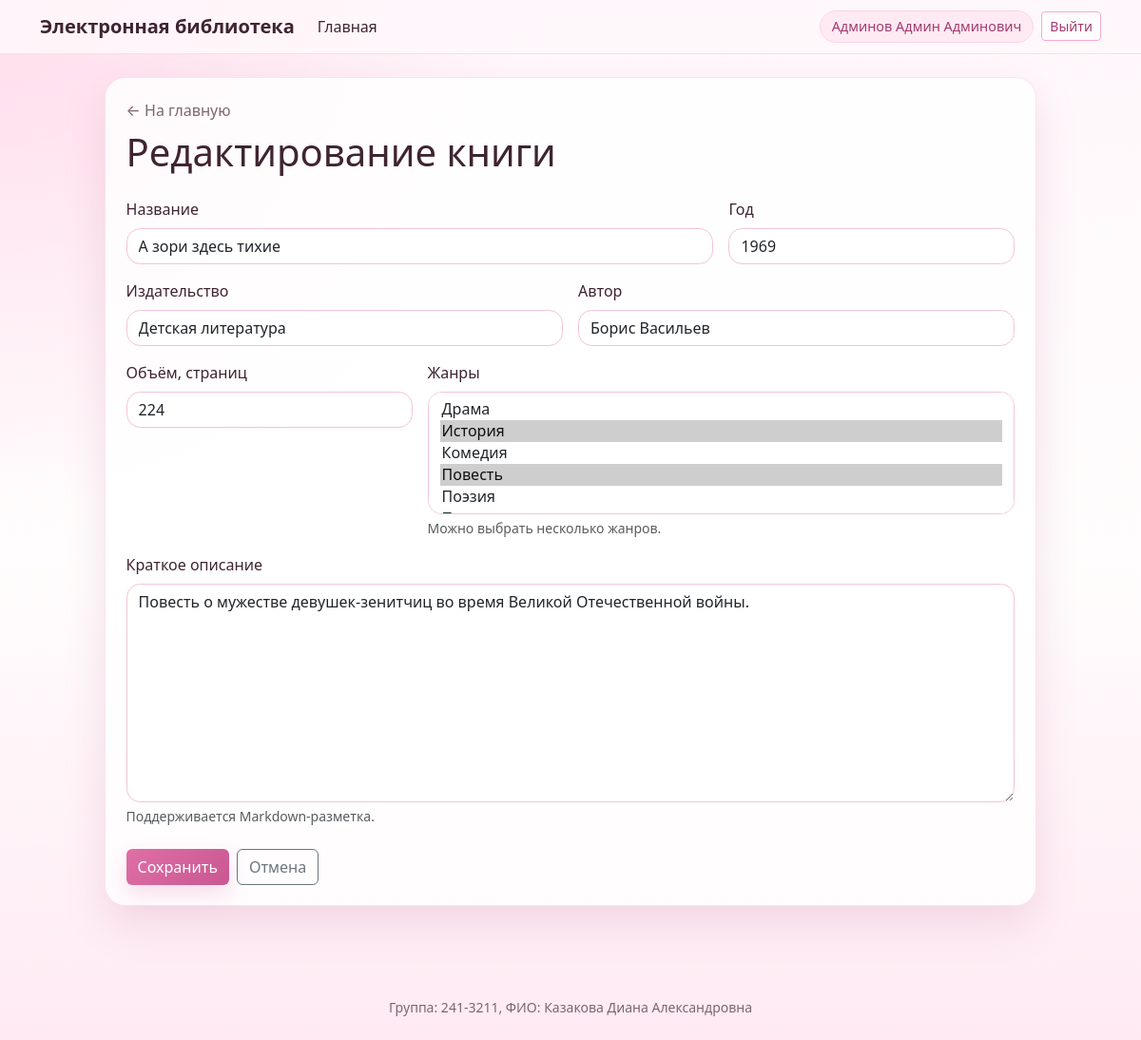
Screenshot of /books/15/edit (signed in) with the database file from the repository.
### models.py (models this page shows, shortened)
class User(UserMixin, db.Model):
    __tablename__ = "users"
    id = db.Column(db.Integer, primary_key=True)
    login = db.Column(db.String(80), nullable=False, unique=True)
    password_hash = db.Column(db.String(255), nullable=False)
    last_name = db.Column(db.String(80), nullable=False)
    first_name = db.Column(db.String(80), nullable=False)
    middle_name = db.Column(db.String(80), nullable=True)
    role_id = db.Column(db.Integer, db.ForeignKey("roles.id"), nullable=False)
    role = db.relationship("Role", back_populates="users")
    reviews = db.relationship("Review", back_populates="user", cascade="all, delete-orphan")
    @property
    def full_name(self):
        parts = [self.last_name, self.first_name, self.middle_name]
        return " ".join(part for part in parts if part)
    @property
    def role_name(self):
        return self.role.name if self.role else ""

class Book(db.Model):
    __tablename__ = "books"
    id = db.Column(db.Integer, primary_key=True)
    title = db.Column(db.String(255), nullable=False)
    description = db.Column(db.Text, nullable=False)
    year = db.Column(db.Integer().with_variant(mysql.YEAR, "mysql"), nullable=False)
    publisher = db.Column(db.String(255), nullable=False)
    author = db.Column(db.String(255), nullable=False)
    pages = db.Column(db.Integer, nullable=False)
    genres = db.relationship("Genre", secondary=book_genres, back_populates="books")
    cover = db.relationship("Cover", back_populates="book", cascade="all, delete-orphan", uselist=False)
    reviews = db.relationship("Review", back_populates="book", cascade="all, delete-orphan")

### app.py (the view, shortened to what this page needs)
    @app.route("/books/<int:book_id>/edit", methods=["GET", "POST"])
    @role_required(ADMIN, MODER)
    def edit_book(book_id):
        book = db.get_or_404(Book, book_id)
        genres = Genre.query.order_by(Genre.name).all()
        selected = [genre.id for genre in book.genres]
        return render_template(
            "book_form.html",
            title="Редактирование книги",
            book=book,
            genres=genres,
            selected=selected,
            action=url_for("edit_book", book_id=book.id),
            is_edit=True,
            form={},
        )

### app.py (called while the page is built)
def role_required(*roles):
    def decorator(func):
        @wraps(func)
        def wrapper(*args, **kwargs):
            if not current_user.is_authenticated:
                flash(AUTH_MSG, "warning")
                return redirect(url_for("login", next=request.url))
            if current_user.role_name not in roles:
                flash(RIGHTS_MSG, "danger")
                return redirect(url_for("index"))
            return func(*args, **kwargs)
        return wrapper
    return decorator

### templates/book_form.html (shortened to what this page needs)
{% extends 'base.html' %}
{% from 'macros.html' import book_form %}
{% block head %}
<link rel="stylesheet" href="https://cdn.jsdelivr.net/npm/easymde/dist/easymde.min.css">
{% endblock %}
{% block content %}
<div class="soft-card wide-form">
    <div class="mb-4">
        <a class="muted-link" href="{{ url_for('index') }}">← На главную</a>
        <h1 class="mt-2">{{ title }}</h1>
    </div>
    <form method="post" action="{{ action }}" class="markdown-form" {% if not is_edit %}enctype="multipart/form-data"{% endif %}>
        {{ book_form(book, genres, selected, is_edit, form) }}
        <div class="d-flex gap-2 mt-4">
            <button class="btn btn-rose" type="submit">Сохранить</button>
            <a class="btn btn-outline-secondary" href="{{ url_for('index') }}">Отмена</a>
        </div>
    </form>
</div>
{% endblock %}

### templates/base.html (shortened to what this page needs)
<!doctype html>
<html lang="ru">
<head>
    <link href="https://cdn.jsdelivr.net/npm/bootstrap@5.3.3/dist/css/bootstrap.min.css" rel="stylesheet">
    <link rel="stylesheet" href="{{ url_for('static', filename='css/style.css') }}">
    {% block head %}{% endblock %}
</head>
<body>
<nav class="navbar navbar-expand-lg pink-nav sticky-top">
    <div class="container">
        <a class="navbar-brand fw-bold" href="{{ url_for('index') }}">Электронная библиотека</a>
        <div class="collapse navbar-collapse" id="navMenu">
            <ul class="navbar-nav me-auto mb-2 mb-lg-0">
                <li class="nav-item">
                    <a class="nav-link" href="{{ url_for('index') }}">Главная</a>
                </li>
            </ul>
            <div class="d-flex align-items-center gap-2">
                {% if current_user.is_authenticated %}
                    <span class="user-pill">{{ current_user.full_name }}</span>
                    <a class="btn btn-outline-rose btn-sm" href="{{ url_for('logout') }}">Выйти</a>
                {% else %}
                    <a class="btn btn-rose btn-sm" href="{{ url_for('login') }}">Войти</a>
                {% endif %}
            </div>
        </div>
    </div>
</nav>
<main class="container py-4">
    {% block content %}{% endblock %}
</main>
<footer class="footer py-4 mt-5">
    <div class="container text-center small">
        Группа: 241-3211, ФИО: Казакова Диана Александровна
    </div>
</footer>
</body>
</html>

### templates/macros.html (shortened to what this page needs)
{% macro book_form(book, genres, selected, is_edit, form) %}
    <div class="row g-3">
        <div class="col-md-8">
            <label class="form-label" for="title">Название</label>
            <input class="form-control" id="title" name="title" required
                   value="{{ form.get('title') if form else (book.title if book else '') }}">
        </div>
        <div class="col-md-4">
            <label class="form-label" for="year">Год</label>
            <input class="form-control" id="year" name="year" type="number" min="1" required
                   value="{{ form.get('year') if form else (book.year if book else '') }}">
        </div>
        <div class="col-md-6">
            <label class="form-label" for="publisher">Издательство</label>
            <input class="form-control" id="publisher" name="publisher" required
                   value="{{ form.get('publisher') if form else (book.publisher if book else '') }}">
        </div>
        <div class="col-md-6">
            <label class="form-label" for="author">Автор</label>
            <input class="form-control" id="author" name="author" required
                   value="{{ form.get('author') if form else (book.author if book else '') }}">
        </div>
        <div class="col-md-4">
            <label class="form-label" for="pages">Объём, страниц</label>
            <input class="form-control" id="pages" name="pages" type="number" min="1" required
                   value="{{ form.get('pages') if form else (book.pages if book else '') }}">
        </div>
        <div class="col-md-8">
            <label class="form-label" for="genres">Жанры</label>
            <select class="form-select" id="genres" name="genres" multiple required size="5">
                {% for genre in genres %}
                    <option value="{{ genre.id }}" {% if genre.id in selected %}selected{% endif %}>{{ genre.name }}</option>
                {% endfor %}
            </select>
            <div class="form-text">Можно выбрать несколько жанров.</div>
        </div>
        <div class="col-12">
            <label class="form-label" for="description">Краткое описание</label>
            <textarea class="form-control markdown-box" id="description" name="description" rows="9">{{ form.get('description') if form else (book.description if book else '') }}</textarea>
            <div class="form-text">Поддерживается Markdown-разметка.</div>
        </div>
    </div>
{% endmacro %}

### static/css/style.css (style rules this page uses)
:root { --rose-50: #fff7fb; --rose-100: #ffeaf3; --rose-200: #ffd4e6; --rose-300: #f9a9cf; --rose-500: #df6fa6; --rose-700: #a33a70; --ink: #3f2431; --muted: #7d6570; --white: #ffffff; --shadow: 0 18px 45px rgba(167, 69, 112, 0.15); }
body { min-height: 100vh; color: var(--ink); background: radial-gradient(circle at top left, rgba(255, 212, 230, 0.75), transparent 34rem), linear-gradient(180deg, var(--rose-50), #fffdfd 54%, var(--rose-100)); }
.pink-nav { background: rgba(255, 247, 251, 0.88); border-bottom: 1px solid rgba(223, 111, 166, 0.18); backdrop-filter: blur(14px); }
.navbar-brand, .nav-link { color: var(--ink) !important; }
.user-pill { padding: 0.35rem 0.75rem; border-radius: 999px; color: var(--rose-700); background: var(--rose-100); border: 1px solid var(--rose-200); font-size: 0.9rem; }
.btn-rose { color: #fff; background: linear-gradient(135deg, var(--rose-500), #c95791); border: none; box-shadow: 0 10px 22px rgba(223, 111, 166, 0.22); }
.btn-outline-rose { color: var(--rose-700); border-color: var(--rose-300); background: rgba(255, 255, 255, 0.5); }
.soft-card { padding: 1.35rem; background: rgba(255, 255, 255, 0.82); border: 1px solid rgba(223, 111, 166, 0.18); border-radius: 1.35rem; box-shadow: var(--shadow); }
.wide-form { max-width: 980px; margin: 0 auto; }
.form-control, .form-select { border-color: #f3c4da; border-radius: 0.9rem; }
.muted-link { color: var(--muted); text-decoration: none; }
.footer { color: var(--muted); }

### rows the page displays
User: full_name "Админов Админ Админович"
Book: title "А зори здесь тихие", year "1969", publisher "Детская литература", author "Борис Васильев", pages "224", description "Повесть о мужестве девушек-зенитчиц во время Великой Отечественной войны."

### other values shown
{{ title }} "Редактирование книги"
form field genres "Драма / История ☑ / Комедия / Повесть ☑ / Поэзия"
